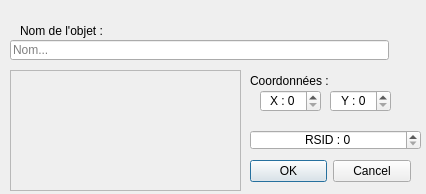
<?xml version="1.0" encoding="UTF-8"?>
<ui version="4.0">
 <class>NewMapItemDialog</class>
 <widget class="QDialog" name="NewMapItemDialog">
  <property name="windowModality">
   <enum>Qt::WindowModal</enum>
  </property>
  <property name="geometry">
   <rect>
    <x>0</x>
    <y>0</y>
    <width>426</width>
    <height>194</height>
   </rect>
  </property>
  <property name="sizePolicy">
   <sizepolicy hsizetype="Fixed" vsizetype="Fixed">
    <horstretch>0</horstretch>
    <verstretch>0</verstretch>
   </sizepolicy>
  </property>
  <property name="windowTitle">
   <string>Nouvel objet</string>
  </property>
  <property name="modal">
   <bool>true</bool>
  </property>
  <widget class="QLineEdit" name="text">
   <property name="geometry">
    <rect>
     <x>10</x>
     <y>40</y>
     <width>379</width>
     <height>20</height>
    </rect>
   </property>
   <property name="placeholderText">
    <string>Nom...</string>
   </property>
  </widget>
  <widget class="QLabel" name="label">
   <property name="geometry">
    <rect>
     <x>20</x>
     <y>20</y>
     <width>379</width>
     <height>21</height>
    </rect>
   </property>
   <property name="text">
    <string>Nom de l'objet :</string>
   </property>
  </widget>
  <widget class="QSpinBox" name="RSIDSpinBox">
   <property name="geometry">
    <rect>
     <x>250</x>
     <y>130</y>
     <width>171</width>
     <height>20</height>
    </rect>
   </property>
   <property name="alignment">
    <set>Qt::AlignCenter</set>
   </property>
   <property name="suffix">
    <string/>
   </property>
   <property name="prefix">
    <string>RSID : </string>
   </property>
   <property name="maximum">
    <number>2000000000</number>
   </property>
  </widget>
  <widget class="QDialogButtonBox" name="buttonBox">
   <property name="geometry">
    <rect>
     <x>250</x>
     <y>160</y>
     <width>161</width>
     <height>23</height>
    </rect>
   </property>
   <property name="orientation">
    <enum>Qt::Horizontal</enum>
   </property>
   <property name="standardButtons">
    <set>QDialogButtonBox::Cancel|QDialogButtonBox::Ok</set>
   </property>
   <property name="centerButtons">
    <bool>false</bool>
   </property>
  </widget>
  <widget class="QSpinBox" name="coordX">
   <property name="geometry">
    <rect>
     <x>260</x>
     <y>90</y>
     <width>61</width>
     <height>22</height>
    </rect>
   </property>
   <property name="alignment">
    <set>Qt::AlignCenter</set>
   </property>
   <property name="prefix">
    <string>X : </string>
   </property>
  </widget>
  <widget class="QSpinBox" name="coordY">
   <property name="geometry">
    <rect>
     <x>330</x>
     <y>90</y>
     <width>61</width>
     <height>22</height>
    </rect>
   </property>
   <property name="alignment">
    <set>Qt::AlignCenter</set>
   </property>
   <property name="prefix">
    <string>Y : </string>
   </property>
  </widget>
  <widget class="QLabel" name="label_2">
   <property name="geometry">
    <rect>
     <x>250</x>
     <y>70</y>
     <width>161</width>
     <height>21</height>
    </rect>
   </property>
   <property name="text">
    <string>Coordonnées :</string>
   </property>
  </widget>
  <widget class="QFrame" name="colorFrame">
   <property name="geometry">
    <rect>
     <x>10</x>
     <y>70</y>
     <width>231</width>
     <height>121</height>
    </rect>
   </property>
   <property name="frameShape">
    <enum>QFrame::StyledPanel</enum>
   </property>
   <property name="frameShadow">
    <enum>QFrame::Raised</enum>
   </property>
   <widget class="QWidget" name="verticalLayoutWidget">
    <property name="geometry">
     <rect>
      <x>0</x>
      <y>0</y>
      <width>231</width>
      <height>121</height>
     </rect>
    </property>
    <layout class="QVBoxLayout" name="colorLayout"/>
   </widget>
  </widget>
 </widget>
 <resources/>
 <connections/>
</ui>
